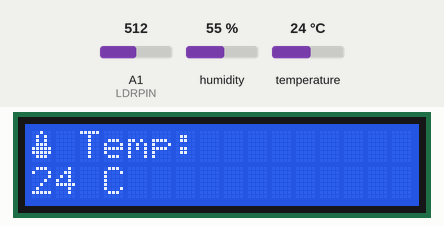
Simulated run of this sketch. Board: Arduino Uno, built with avr-gcc and run on an emulated ATmega328P. Shown: 16×2 character LCD. Wiring (inferred from the names in the program): DHT11 sensor: data A0; character LCD (HD44780): RS pin 12; E pin 11; data pin 5, pin 4, pin 3, pin 2. Inputs (shaded band) come from the test bench; at power-on: humidity 55 %, A1 (LDRPIN) = 512, temperature 24 °C.

Above: at 2.6 s.
2.7 s: humidity set to 22 %
At 6.7 s:
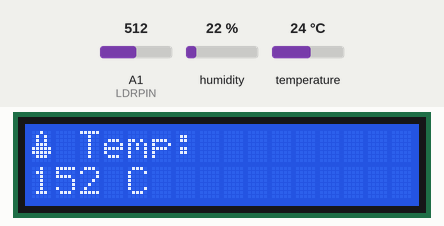
13.4 s: A1 (LDRPIN) set to 716
At 16.8 s:
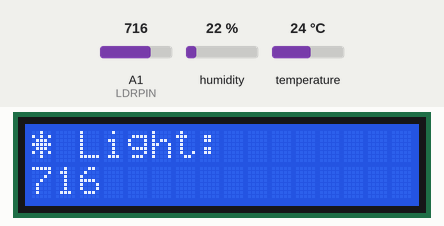
18.7 s: temperature set to 12 °C
At 22.4 s:
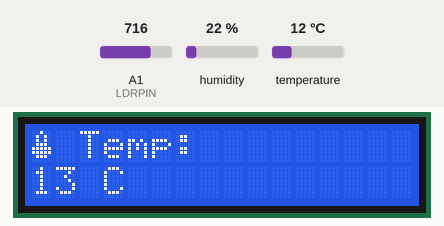
24.0 s: A1 (LDRPIN) set to 900
At 25.3 s:
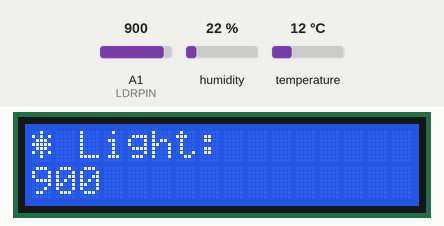
29.3 s: humidity set to 68 %
At 30.8 s:
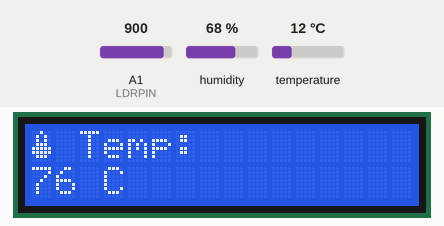
34.6 s: A1 (LDRPIN) set to 1023
At 37.0 s:
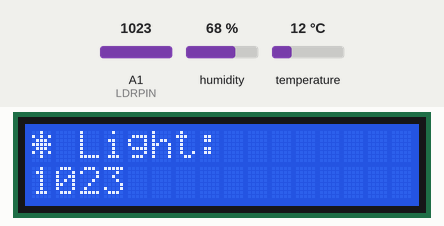
Timing chart, 0 to 38.5 s (numbered marks = the images above; inputs shaded):
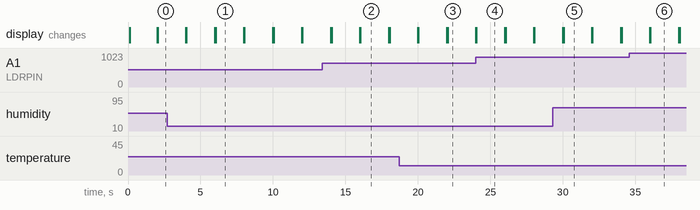

Measured:
- what the display in image 1 shows lasts 1.9 s, from 6.1 s to 8.0 s
- what the display in image 2 shows lasts 2.0 s, from 16.0 s to 18.0 s

The sketch:

main.ino
```cpp
// Manual LCD connection without using a library
#define RS 12
#define EN 11
#define D4 5
#define D5 4
#define D6 3
#define D7 2

#define DHTPIN A0
#define LDRPIN A1

// ---------------- LCD Functions ----------------

void pulseEnable() {
  digitalWrite(EN, LOW);
  delayMicroseconds(1);
  digitalWrite(EN, HIGH);
  delayMicroseconds(1);
  digitalWrite(EN, LOW);
  delayMicroseconds(100);
}

void send4Bits(byte data) {
  digitalWrite(D4, (data >> 0) & 0x01);
  digitalWrite(D5, (data >> 1) & 0x01);
  digitalWrite(D6, (data >> 2) & 0x01);
  digitalWrite(D7, (data >> 3) & 0x01);
}

void sendCommand(byte cmd) {
  digitalWrite(RS, LOW);
  send4Bits(cmd >> 4);
  pulseEnable();
  send4Bits(cmd);
  pulseEnable();
  delay(2);
}

void sendData(byte data) {
  digitalWrite(RS, HIGH);
  send4Bits(data >> 4);
  pulseEnable();
  send4Bits(data);
  pulseEnable();
  delay(2);
}

void lcdClear() {
  sendCommand(0x01);
  delay(2);
}

void lcdSetCursor(byte col, byte row) {
  byte addr = col + (row == 1 ? 0x40 : 0x00);
  sendCommand(0x80 | addr);
}

void lcdPrint(const char *str) {
  while (*str) {
    sendData(*str++);
  }
}

void lcdCreateChar(byte location, byte charmap[]) {
  location &= 0x07;
  sendCommand(0x40 | (location << 3));
  for (int i = 0; i < 8; i++) {
    sendData(charmap[i]);
  }
}

void lcdInit() {
  pinMode(RS, OUTPUT);
  pinMode(EN, OUTPUT);
  pinMode(D4, OUTPUT);
  pinMode(D5, OUTPUT);
  pinMode(D6, OUTPUT);
  pinMode(D7, OUTPUT);
  delay(50);
  send4Bits(0x03); pulseEnable(); delay(5);
  send4Bits(0x03); pulseEnable(); delay(5);
  send4Bits(0x03); pulseEnable(); delay(5);
  send4Bits(0x02); pulseEnable();
  sendCommand(0x28); // 4-bit mode, 2 lines
  sendCommand(0x0C); // Display ON
  sendCommand(0x06); // Cursor increment
  lcdClear();
}

// ---------------- Custom Icons ----------------

byte icon_temp[8] = {
  0b00100,
  0b01010,
  0b01010,
  0b01110,
  0b11111,
  0b11111,
  0b01110,
  0b00000
};

byte icon_light[8] = {
  0b00100,
  0b10101,
  0b01110,
  0b11111,
  0b01110,
  0b10101,
  0b00100,
  0b00000
};

// ---------------- Reading DHT11 Without Library ----------------

uint8_t readDHT() {
  uint8_t bits[5];
  uint8_t cnt = 7;
  uint8_t idx = 0;
  memset(bits, 0, sizeof(bits));

  pinMode(DHTPIN, OUTPUT);
  digitalWrite(DHTPIN, LOW);
  delay(20);
  digitalWrite(DHTPIN, HIGH);
  delayMicroseconds(40);
  pinMode(DHTPIN, INPUT);

  if (digitalRead(DHTPIN) == HIGH) return 0; // Error

  while (digitalRead(DHTPIN) == LOW);
  while (digitalRead(DHTPIN) == HIGH);

  for (int i = 0; i < 40; i++) {
    while (digitalRead(DHTPIN) == LOW);
    unsigned long t = micros();
    while (digitalRead(DHTPIN) == HIGH);
    if ((micros() - t) > 40)
      bits[idx] |= (1 << cnt);
    if (cnt == 0) {
      cnt = 7;
      idx++;
    } else {
      cnt--;
    }
  }
  return bits[2]; // Only return temperature
}

// ---------------- General Setup ----------------

unsigned long prevMillis = 0;
bool showTemp = true;

void setup() {
  lcdInit();
  lcdCreateChar(0, icon_temp);
  lcdCreateChar(1, icon_light);
}

// ---------------- Main Loop ----------------

void loop() {
  if (millis() - prevMillis >= 2000) {
    prevMillis = millis();
    lcdClear();
    lcdSetCursor(0, 0);

    if (showTemp) {
      sendData(0); // Temperature icon
      lcdPrint(" Temp: ");
      uint8_t temp = readDHT();
      lcdSetCursor(0, 1);
      char buf[8];
      sprintf(buf, "%d C", temp);
      lcdPrint(buf);
    } else {
      sendData(1); // Light icon
      lcdPrint(" Light:");
      int val = analogRead(LDRPIN);
      lcdSetCursor(0, 1);
      char buf[8];
      sprintf(buf, "%d", val);
      lcdPrint(buf);
    }

    showTemp = !showTemp;
  }
}
```
